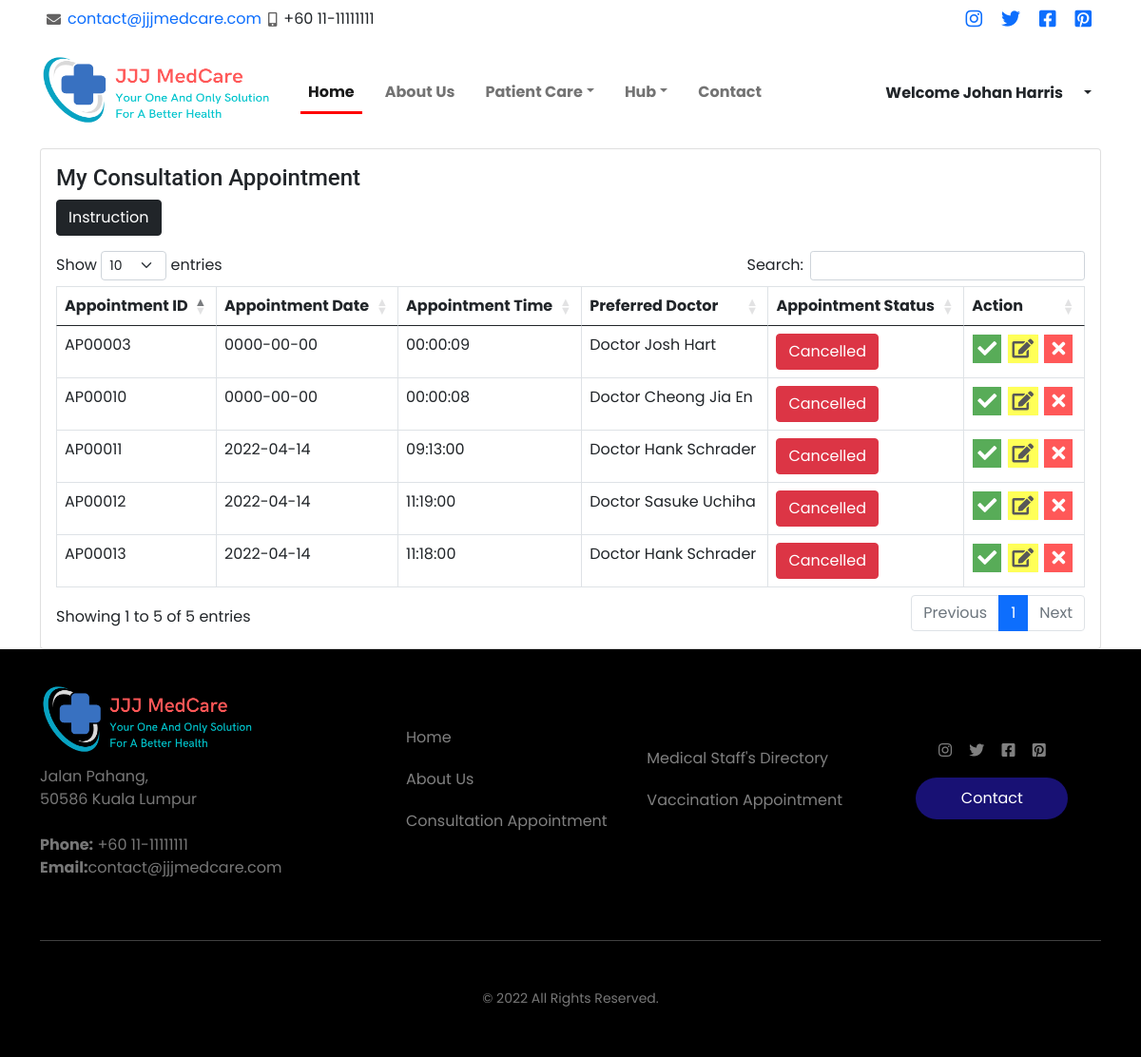
/userdashboard_appointment.php (signed in), run on an earlier commit of the app's database.
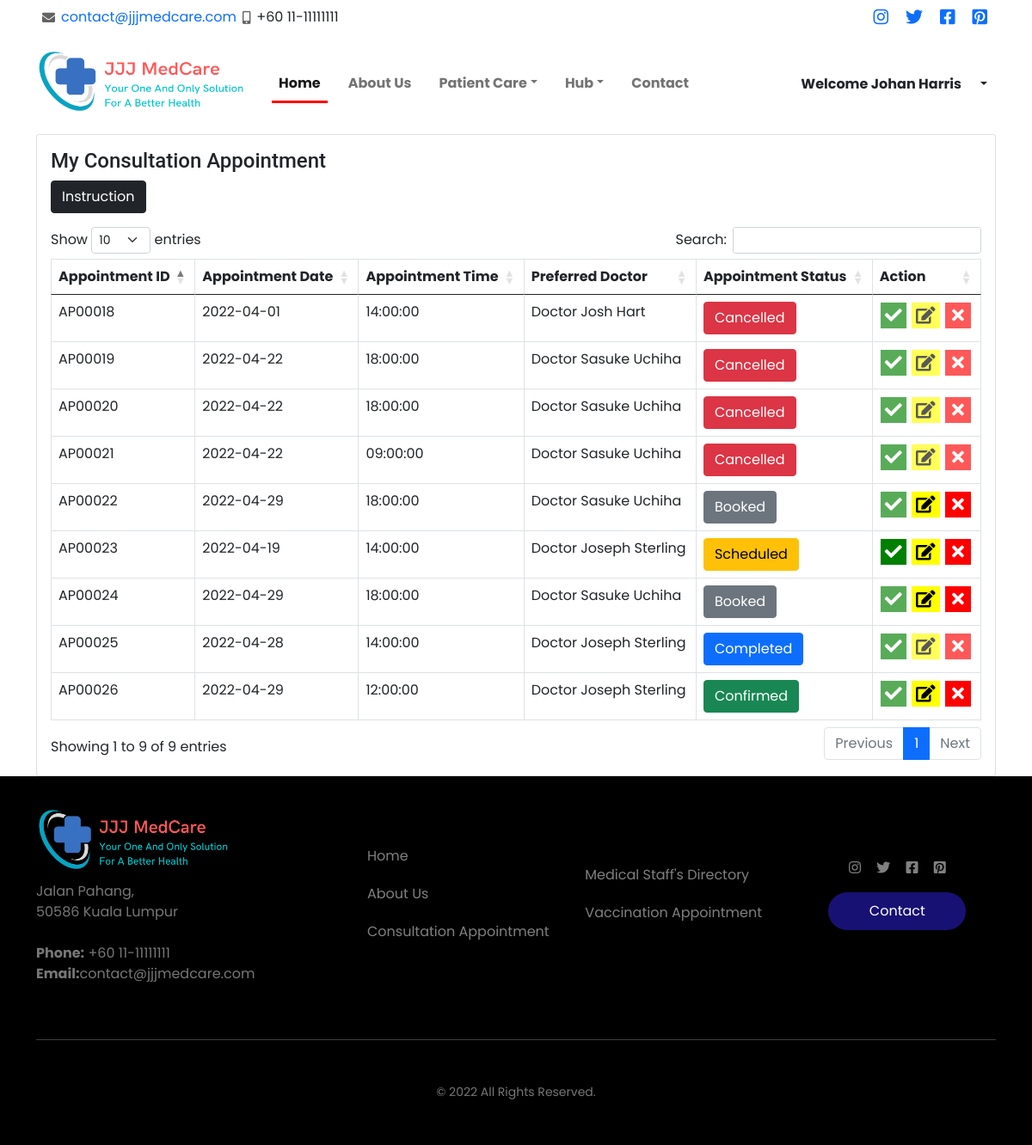
And on a later commit of the database.
### tables this page shows
CREATE TABLE `appointment` (
  `appointmentID` int(5) UNSIGNED ZEROFILL NOT NULL,
  `appointmentPrefix` varchar(2) NOT NULL DEFAULT 'AP',
  `appointmentDate` date NOT NULL,
  `appointmentTime` time NOT NULL,
  `appointmentReason` varchar(1000) NOT NULL,
  `appointmentStatus` varchar(10) NOT NULL,
  `staffId` int(5) UNSIGNED ZEROFILL NOT NULL,
  `userId` int(5) UNSIGNED ZEROFILL NOT NULL
);

CREATE TABLE `staff` (
  `staffPrefix` varchar(1) NOT NULL DEFAULT 'S',
  `staffId` int(5) UNSIGNED ZEROFILL NOT NULL,
  `staffName` varchar(50) NOT NULL,
  `staffEmail` varchar(50) NOT NULL,
  `staffPassword` varchar(50) NOT NULL,
  `staffPosition` varchar(50) NOT NULL,
  `staffDepartment` varchar(50) NOT NULL,
  `staffUsertype` varchar(50) NOT NULL DEFAULT 'staff',
  `staffPhone_number` varchar(50) NOT NULL,
  `staffGender` varchar(50) NOT NULL,
  `staffAddress` varchar(50) NOT NULL,
  `staffBirthdate` date NOT NULL,
  `staffImage_profile` varchar(50) NOT NULL,
  `staffImage_cover` varchar(50) NOT NULL,
  `staffBiography` varchar(256) NOT NULL,
  `staffQualification` varchar(256) NOT NULL
);

### userdashboard_appointment.php (the view, shortened to what this page needs)
<?php
include 'connection.php';
?>
<!DoCTYPE html>
<html>
<head>
  <link rel="stylesheet" href="asset/css/userstyle.css?v=<?php echo time(); ?>">
  <?php include('asset/includes/cssCDN.php'); ?>
</head>
<body>
  <?php include('asset/includes/navBar.php'); ?>
  <section class="container">
    <div class="col-lg-12 grid-margin stretch-card">
      <div class="card">
        <div class="card-body">
          <h4 class="card-title">
            My Consultation Appointment
          </h4>
          <p>
            <button class="btn btn-dark" type="button" data-toggle="collapse" data-target="#collapseExample" aria-expanded="false" aria-controls="collapseExample">
              Instruction
            </button>
          </p>
          <div class="table-responsive">
            <table class="table table-hover table-bordered table-condensed" id="dataTableID" style="width:100%">
              <thead>
                <tr>
                  <th scope="col">Appointment ID</th>
                  <th scope="col">Appointment Date</th>
                  <th scope="col">Appointment Time</th>
                  <th scope="col">Preferred Doctor</th>
                  <th scope="col">Appointment Status</th>
                  <th scope="col">Action</th>
                </tr>
              </thead>
              <tbody>
                <?php
                $viewSql = "SELECT * FROM `appointment` INNER JOIN `staff`  ON  appointment.staffId=staff.staffId";
                $result = mysqli_query($data, $viewSql);
                while ($fetch = mysqli_fetch_array($result)) {
                  $aprefix = $fetch['appointmentPrefix'];
                  $aid = $fetch['appointmentID'];
                  $date = $fetch['appointmentDate'];
                  $time = $fetch['appointmentTime'];
                  $status = $fetch['appointmentStatus'];
                  $sname = $fetch['staffName'];
                  $currentDate = date("Y-m-d");
                  if ($status == "Booked") {
                    $color = "btn-secondary";
                    $error = "";
                    $tick = "disabled";
                  } else if ($status == "Scheduled") {
                    $color = "btn-warning";
                    $error = "";
                    $tick = "";
                  } else if ($status == "Confirmed") {
                    $color = "btn-success";
                    $error = "";
                    $tick = "";
                    $tick = "disabled";
                  } else if ($status == "Cancelled") {
                    $color = "btn-danger";
                    $error = "disabled";
                    $tick = "";
                  } else if ($status == "Completed") {
                    $color = "btn-primary";
                    $error = "disabled";
                    $tick = "";
                  }
                  if ($date < $currentDate) {
                    if ($status != "Completed") {
                      $status = "Cancelled";
                      $color = "btn-danger";
                      $error = "disabled";
                      $tick = "";
                    }
                  }
                ?>
                  <tr>
                    <td><?php echo $aprefix . "" . $aid; ?></td>
                    <td><?php echo $date; ?></td>
                    <td><?php echo $time; ?></td>
                    <td>Doctor <?php echo $sname; ?></td>
                    <td>
                      <button type="button" class="btn <?php echo $color; ?>">
                        <?php echo $status; ?>
                      </button>
                    </td>
                    <td class="action-button">
                      <button type="button" <?php echo $error ?><?php echo $tick ?> class="btn btn-light" data-bs-toggle="modal" data-bs-toggle="modal" data-bs-target="#accept<?php echo $aid; ?>">
                        <i class="fas fa-check"></i></button>
                      <button type="button" <?php echo $error ?> class="btn btn-light" data-bs-toggle="modal" data-bs-toggle="modal" data-bs-target="#schedule<?php echo $aid; ?>">
                        <i class="fas fa-edit"></i></button>
                      <button type="button" <?php echo $error ?> class="btn btn-light" data-bs-toggle="modal" data-bs-target="#cancel<?php echo $aid; ?>">
                        <i class="fas fa-close"></i></i></button>
                    </td>
                  </tr>
                <?php  }
                ?>
              </tbody>
            </table>
          </div>
        </div>
      </div>
    </div>
  </section>
  <?php include('asset/includes/footer.php'); ?>
</body>
</html>

What changed in the data, as far as the page shows it:
removed appointment: appointmentPrefix "AP", appointmentID "00003", appointmentDate "0000-00-00", appointmentTime "00:00:09", staffId.staffName "Josh Hart", status "Cancelled"
removed appointment: appointmentPrefix "AP", appointmentID "00010", appointmentDate "0000-00-00", appointmentTime "00:00:08", staffId.staffName "Cheong Jia En", status "Cancelled"
removed appointment: appointmentPrefix "AP", appointmentID "00011", appointmentDate "2022-04-14", appointmentTime "09:13:00", staffId.staffName "Hank Schrader", status "Cancelled"
removed appointment: appointmentPrefix "AP", appointmentID "00012", appointmentDate "2022-04-14", appointmentTime "11:19:00", staffId.staffName "Sasuke Uchiha", status "Cancelled"
removed appointment: appointmentPrefix "AP", appointmentID "00013", appointmentDate "2022-04-14", appointmentTime "11:18:00", staffId.staffName "Hank Schrader", status "Cancelled"
added appointment: appointmentPrefix "AP", appointmentID "00018", appointmentDate "2022-04-01", appointmentTime "14:00:00", staffId.staffName "Josh Hart", appointmentStatus "Cancelled"
added appointment: appointmentPrefix "AP", appointmentID "00019", appointmentDate "2022-04-22", appointmentTime "18:00:00", staffId.staffName "Sasuke Uchiha", appointmentStatus "Cancelled"
added appointment: appointmentPrefix "AP", appointmentID "00020", appointmentDate "2022-04-22", appointmentTime "18:00:00", staffId.staffName "Sasuke Uchiha", appointmentStatus "Cancelled"
added appointment: appointmentPrefix "AP", appointmentID "00021", appointmentDate "2022-04-22", appointmentTime "09:00:00", staffId.staffName "Sasuke Uchiha", appointmentStatus "Cancelled"
added appointment: appointmentPrefix "AP", appointmentID "00022", appointmentDate "2022-04-29", appointmentTime "18:00:00", staffId.staffName "Sasuke Uchiha", appointmentStatus "Booked"
added appointment: appointmentPrefix "AP", appointmentID "00023", appointmentDate "2022-04-19", appointmentTime "14:00:00", staffId.staffName "Joseph Sterling", appointmentStatus "Scheduled"
added appointment: appointmentPrefix "AP", appointmentID "00024", appointmentDate "2022-04-29", appointmentTime "18:00:00", staffId.staffName "Sasuke Uchiha", appointmentStatus "Booked"
added appointment: appointmentPrefix "AP", appointmentID "00025", appointmentDate "2022-04-28", appointmentTime "14:00:00", staffId.staffName "Joseph Sterling", appointmentStatus "Completed"
added appointment: appointmentPrefix "AP", appointmentID "00026", appointmentDate "2022-04-29", appointmentTime "12:00:00", staffId.staffName "Joseph Sterling", appointmentStatus "Confirmed"
Also different on the page:
text written by a page script: "Show entries Search: Showing 1 to 5 of 5 entries Previous 1 Next" → "Show entries Search: Showing 1 to 9 of 9 entries Previous 1 Next"
